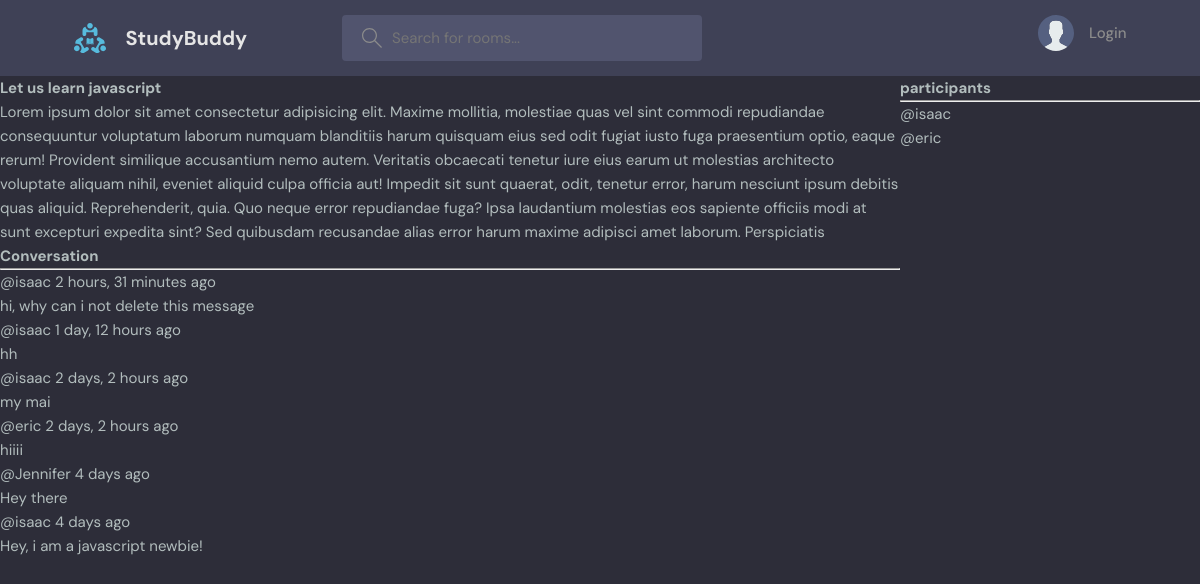
The page /room/1/ on the database its author committed.
### base/models.py (models this page shows, shortened)
class Room(models.Model):
    host = models.ForeignKey(User, on_delete=models.SET_NULL, null=True)
    topic = models.ForeignKey(Topic, on_delete=models.SET_NULL, null=True)
    name = models.CharField(max_length=200)
    description = models.TextField(null=True, blank=True)
    participants = models.ManyToManyField(
        User, related_name="participants", blank=True)
    updated = models.DateTimeField(auto_now=True)
    created = models.DateTimeField(auto_now_add=True)
    class Meta:
        ordering = ["-updated", "-created"]

class Message(models.Model):
    user = models.ForeignKey(User, on_delete=models.CASCADE)
    room = models.ForeignKey(Room, on_delete=models.CASCADE)
    body = models.TextField()
    updated = models.DateTimeField(auto_now=True)
    created = models.DateTimeField(auto_now_add=True)
    class Meta:
        ordering = ["-updated", "-created"]

### base/views.py (the view, shortened to what this page needs)
# urls.py: path("room/<str:pk>/", room, name="room"),
def room(request, pk):
    room = Room.objects.get(id=pk)
    room_messages = room.message_set.all()
    participants = room.participants.all()
    context = {"room": room, "room_messages": room_messages,
               "participants": participants}
    return render(request, "base/room.html", context)

### base/templates/base/room.html (shortened to what this page needs)
{%extends "main.html"%} {% block content%}
<div class="room-container">
	<div>
		<h1>{{room.name}}</h1>
		<p>{{room.description}}</p>
		<div class="comment-wrapper">
			<h3>Conversation</h3>
			<hr />
			{% for message in room_messages %}
			<div>
				<small>@{{message.user}} {{message.created|timesince}} ago</small>
				<p>{{message.body}}</p>
			</div>
			{% endfor %}
		</div>
	</div>
	<div>
		<h3>participants</h3>
		<hr />
		{% for user in participants %}
		<div>
			<p>@{{user.username}}</p>
		</div>
		{% endfor %}
	</div>
</div>
{% endblock %}

### static/styles/style.css (style rules this page uses)
:root { --color-main: #71c6dd; --color-main-light: #e1f6fb; --color-dark: #3f4156; --color-dark-medium: #51546e; --color-dark-light: #696d97; --color-light: #e5e5e5; --color-gray: #8b8b8b; --color-light-gray: #b2bdbd; --color-bg: #2d2d39; --color-success: #5dd693; --color-error: #fc4b0b; }
* { font-family: "DM Sans", -apple-system, BlinkMacSystemFont, "Segoe UI", Roboto, Oxygen, Ubuntu, Cantarell, "Open Sans", "Helvetica Neue", sans-serif; margin: 0; padding: 0; box-sizing: border-box; text-rendering: optimizeLegibility; font-size: inherit; }
html { font-size: 56.25%; }
@media only screen and (min-width: 1200px) { html { font-size: 62.5%; } }
body { line-height: 1.6; font-weight: 400; font-size: 1.5rem; color: var(--color-light-gray); background-color: var(--color-bg); min-height: 100vh; }

### base/templates/base/room.html (style rules this page uses)
.room-container { display: grid; grid-template-columns: 3fr 1fr; }

### rows shown on the page
Room: name "Let us learn javascript", description "Lorem ipsum dolor sit amet consectetur adipisicing elit. Maxime mollitia, molestiae quas vel sint commodi repudiandae consequuntur voluptatum laborum numquam blanditiis harum quisquam eius sed odit fugiat iusto fuga praesentium optio, eaque rerum! Provident similique accusantium nemo autem. Veritatis obcaecati tenetur iure eius earum ut molestias architecto voluptate aliquam nihil, eveniet aliquid culpa officia aut! Impedit sit sunt quaerat, odit, tenetur error, harum nesciunt ipsum debitis quas aliquid. Reprehenderit, quia. Quo neque error repudiandae fuga? Ipsa laudantium molestias eos sapiente officiis modi at sunt excepturi expedita sint? Sed quibusdam recusandae alias error harum…"
Message: user "isaac", created "2 hours, 31 minutes", body "hi, why can i not delete this message"
Message: user "isaac", created "1 day, 12 hours", body "hh"
Message: user "isaac", created "2 days, 2 hours", body "my mai"
Message: user "eric", created "2 days, 2 hours", body "hiiii"
Message: user "Jennifer", created "4 days", body "Hey there"
Message: user "isaac", created "4 days", body "Hey, i am a javascript newbie!"

### other values the page prints
{{ user.username }} "isaac"
{{ user.username }} "eric"
